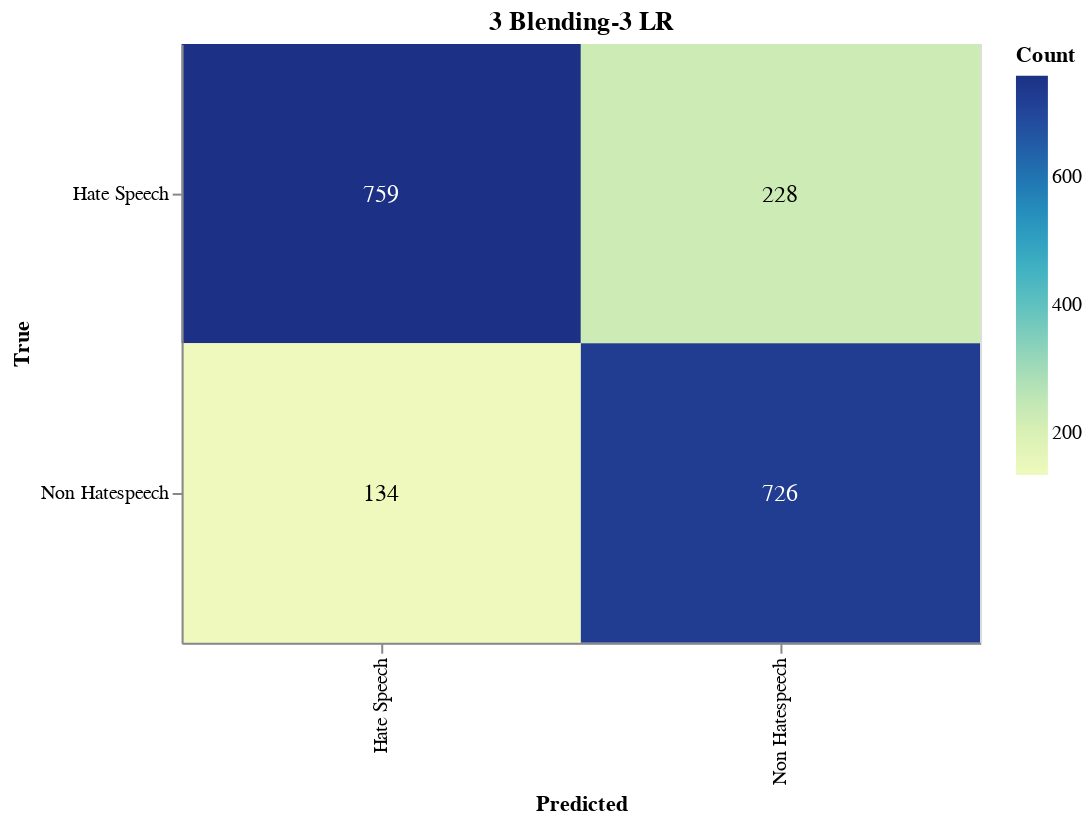

The cell this chart's notebook holds for it:
### Markdown cell above
#### Save Confusion Matrix

### Code cell
import altair as alt
import altair_saver
import pandas as pd
from sklearn.metrics import confusion_matrix

# Calculate the confusion matrix
cm = confusion_matrix(true_labels, adjusted_predictions)

# Define class names
class_names = ['Hate Speech', 'Non Hatespeech']

# Convert confusion matrix to DataFrame
cm_df = pd.DataFrame(cm, index=class_names, columns=class_names).reset_index().melt(id_vars='index')
cm_df.columns = ['True', 'Predicted', 'Count']

# Ensure the order of categories
cm_df['True'] = pd.Categorical(cm_df['True'], categories=class_names, ordered=True)
cm_df['Predicted'] = pd.Categorical(cm_df['Predicted'], categories=class_names, ordered=True)

# Create the Altair plot
heatmap = alt.Chart(cm_df).mark_rect().encode(
    x=alt.X('Predicted:O', sort=class_names),
    y=alt.Y('True:O', sort=class_names),
    color='Count:Q',
    tooltip=['True', 'Predicted', 'Count']
).properties(
    width=400,
    height=300,
    title='3 Blending-3 LR'
)

# Add text labels
text = heatmap.mark_text(
    align='center',
    baseline='middle',
    fontSize=12
).encode(
    text='Count:Q',
    color=alt.condition(
        alt.datum.Count > cm.max() / 2,
        alt.value('white'),
        alt.value('black')
    )
)

# Combine heatmap and text
final_chart = heatmap + text

# Display the plot
final_chart.show()

### Figure 1 — Vega-Lite specification as saved in the notebook (floating-point values rounded to 4 significant figures)
{"config": {"view": {"continuousWidth": 300, "continuousHeight": 300}}, "layer": [{"mark": {"type": "rect"}, "encoding": {"color": {"field": "Count", "type": "quantitative"}, "tooltip": [{"field": "True", "type": "ordinal"}, {"field": "Predicted", "type": "ordinal"}, {"field": "Count", "type": "quantitative"}], "x": {"field": "Predicted", "sort": ["Hate Speech", "Non Hatespeech"], "type": "ordinal"}, "y": {"field": "True", "sort": ["Hate Speech", "Non Hatespeech"], "type": "ordinal"}}, "title": "3 Blending-3 LR"}, {"mark": {"type": "text", "align": "center", "baseline": "middle", "fontSize": 12}, "encoding": {"color": {"condition": {"test": "(datum.Count > 379.5)", "value": "white"}, "value": "black"}, "text": {"field": "Count", "type": "quantitative"}, "tooltip": [{"field": "True", "type": "ordinal"}, {"field": "Predicted", "type": "ordinal"}, {"field": "Count", "type": "quantitative"}], "x": {"field": "Predicted", "sort": ["Hate Speech", "Non Hatespeech"], "type": "ordinal"}, "y": {"field": "True", "sort": ["Hate Speech", "Non Hatespeech"], "type": "ordinal"}}, "title": "3 Blending-3 LR"}], "data": {"name": "data-d7bd6f85ad7a8aafb93bcefaf3ef5632"}, "height": 300, "width": 400, "$schema": "https://vega.github.io/schema/vega-lite/v5.17.0.json", "datasets": {"data-d7bd6f85ad7a8aafb93bcefaf3ef5632": [{"True": "Hate Speech", "Predicted": "Hate Speech", "Count": 759}, {"True": "Non Hatespeech", "Predicted": "Hate Speech", "Count": 134}, {"True": "Hate Speech", "Predicted": "Non Hatespeech", "Count": 228}, {"True": "Non Hatespeech", "Predicted": "Non Hatespeech", "Count": 726}]}}
